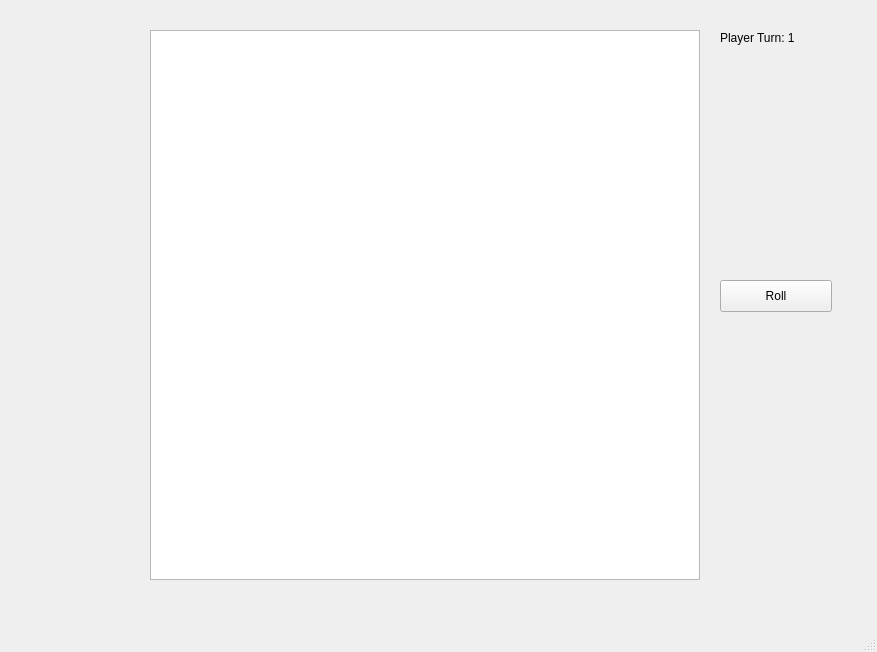
<?xml version="1.0" encoding="UTF-8"?>
<ui version="4.0">
 <class>ludo</class>
 <widget class="QMainWindow" name="ludo">
  <property name="geometry">
   <rect>
    <x>0</x>
    <y>0</y>
    <width>877</width>
    <height>652</height>
   </rect>
  </property>
  <property name="windowTitle">
   <string>ludo</string>
  </property>
  <widget class="QWidget" name="centralwidget">
   <widget class="QGraphicsView" name="playingField">
    <property name="geometry">
     <rect>
      <x>150</x>
      <y>30</y>
      <width>550</width>
      <height>550</height>
     </rect>
    </property>
   </widget>
   <widget class="QPushButton" name="pushButton">
    <property name="geometry">
     <rect>
      <x>720</x>
      <y>280</y>
      <width>112</width>
      <height>32</height>
     </rect>
    </property>
    <property name="text">
     <string>Roll</string>
    </property>
   </widget>
   <widget class="QLabel" name="turnLabel">
    <property name="geometry">
     <rect>
      <x>720</x>
      <y>30</y>
      <width>131</width>
      <height>16</height>
     </rect>
    </property>
    <property name="text">
     <string>Player Turn: 1</string>
    </property>
   </widget>
  </widget>
  <widget class="QMenuBar" name="menubar">
   <property name="geometry">
    <rect>
     <x>0</x>
     <y>0</y>
     <width>877</width>
     <height>22</height>
    </rect>
   </property>
  </widget>
  <widget class="QStatusBar" name="statusbar"/>
 </widget>
 <resources/>
 <connections/>
</ui>
